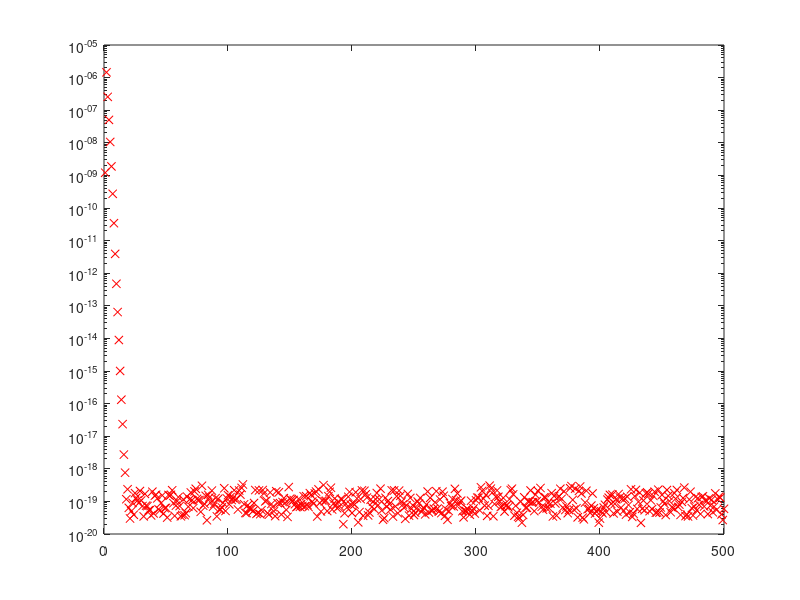

The MATLAB source for this figure:
%homework 7 problem 2 shifted inverse iteration




load west0479 %from matlab collection of test matrices

A = west0479; %A is sparse (most entries are zero)

A(449,450)
n = size(A,1);

x = randn(n,1);

shift = 15 + sqrt(-1)*35;
it = 500;

[L,U,p] = lu(A - shift*eye(n),'vector');

residual = zeros(it,1);
for i = 1:it
    x = U\(L\x(p));
    x = x/norm(x);
    %shift = x'*A*x;
    
    %[L,U,p] = lu(A - shift*eye(n),'vector');
    c = x'*A*x
    residual(i) = norm(A*x - c*x)/norm(A,1);
end

semilogy(residual,'rx')
c

%eigenvalue: 17.5485 +34.2378i